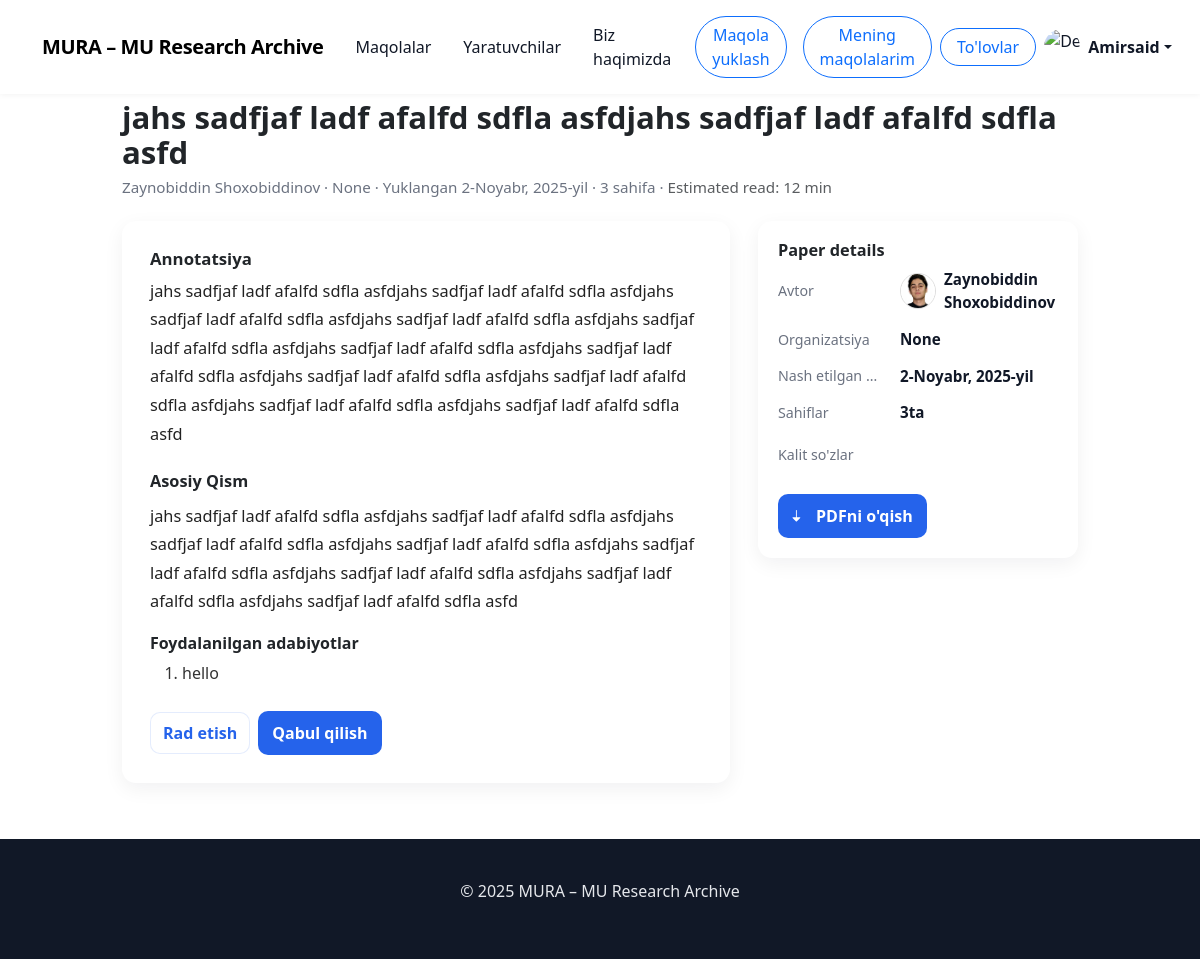
The page /admin-detail/8 (signed in) on the database its author committed.
### main/models.py (models this page shows, shortened)
class CustomUser(AbstractUser):
    avatar = models.ImageField(upload_to='avatars/', null=True, blank=True)
    status = models.IntegerField(default=0)

class Paper(models.Model):
    STATUS_CHOICES = [
        (1, 'draft'),
        (2, 'on_process'),
        (3, 'declined'),
        (4, 'accepted'),
        (5, 'payment_process'),
        (6, 'blocked')
    ]
    owner = models.ForeignKey(CustomUser, on_delete=models.CASCADE)
    category = models.ForeignKey('Category', on_delete=models.SET_NULL, null=True)
    title = models.CharField(
        max_length=100,
        validators=[MinLengthValidator(1)],
        help_text="Sarlavha 1–100 belgidan iborat bo‘lishi kerak."
    )
    abstract = models.TextField(
        max_length=2000,
        validators=[MinLengthValidator(100)],
        help_text="Umumiy fikr 100–2000 belgidan iborat bo‘lishi kerak."
    )
    intro = models.TextField(
        max_length=2000,
        validators=[MinLengthValidator(100)],
        help_text="Kirish qismi 100-2000 ta belgidan iborat bo‘lishi kerak."
    )
    file = models.FileField(upload_to='pdfs/')
    status = models.IntegerField(
        choices=STATUS_CHOICES,
        default=1,
        help_text="Maqolaning joriy holatini tanlang."
    )
    published_at = models.DateField(auto_now=True)
    keywords = models.CharField(
        max_length=100,
        validators=[MinLengthValidator(10)],
        help_text="Kalit so‘zlar 10–300 belgidan iborat bo‘lishi kerak."
    )
    pages = models.IntegerField(
        null=True,
        blank=True,
    )
    organization = models.CharField(
        max_length=120,
        validators=[MinLengthValidator(1)],
        null=True,
        blank=True,
        help_text="Tashkilot nomi 1–120 belgidan iborat bo‘lishi kerak."
    )
    paid_at = models.DateTimeField(null=True, blank=True)
    reject_count = models.IntegerField(default=0)
    citations = models.TextField(null=True,
                                 blank=True,
                                 max_length=2000,
                                 validators=[MinLengthValidator(100)],
                                 help_text="Foydalanilgan adabiyotlar 100–2000 belgidan iborat bo`lsin."
                                 )
    certificate = models.FileField(null=True, blank=True)

### main/views.py (the view)
# urls.py: path('admin-detail/<int:id>', admin_paper_detail, name='admin_paper_detail'),
@login_required(redirect_field_name='login')
def admin_paper_detail(request, id):
    context = {}
    if request.user.is_superuser:
        paper = models.Paper.objects.get(id=id)
        context = {
            'paper': paper
        }
    else:
        return redirect('main')
    return render(request, 'detail-admin.html', context)

### templates/detail-admin.html (shortened to what this page needs)
{% extends "base.html" %}
{% load static %}
{% block style %}
    <link rel="stylesheet" href="{% static 'main/css/detail.css' %}">
    <link href="https://cdn.jsdelivr.net/npm/bootstrap@5.3.3/dist/css/bootstrap.min.css" rel="stylesheet"/>
{% endblock %}
{% block content %}
    <main class="container">
        <header class="paper-header">
            <h1 class="paper-title">{{ paper.title }}</h1>
            <p class="paper-meta">{{ paper.owner.first_name }} {{ paper.owner.last_name }} · {{ paper.organization }} ·
                Yuklangan {{ paper.published_at }} · {{ paper.pages }} sahifa · <span class="text-muted">Estimated read: 12 min</span>
            </p>
        </header>
        <section class="paper-body">
            <article class="content-card" role="article" aria-labelledby="paper-title">
                <div class="mb-3">
                    <h3 class="mb-2" style="font-size:1.05rem; font-weight:700;">Annotatsiya</h3>
                    <p class="paper-content" style="margin-top:6px;">
                        {{ paper.abstract }}
                    </p>
                </div>
                <div class="mt-4">
                    <h3 style="font-size:1.02rem; font-weight:700; margin-bottom:10px;">Asosiy Qism</h3>
                    <p class="paper-content">
                        {{ paper.intro }}
                    </p>
                    <h4 style="font-size:1rem; font-weight:700; margin-top:18px;">Foydalanilgan adabiyotlar</h4>
                    <ol style="line-height:1.6; margin-top:8px; color:#333">
                        <li>{{ paper.citations }}</li>
                    </ol>
                </div>
                <div class="d-flex flex-wrap gap-2 align-items-center mt-4">
                    <button class="small-btn" data-bs-toggle="modal" data-bs-target="#rejectModal">
                        Rad etish
                    </button>
                    <button class="download-btn" data-bs-toggle="modal" data-bs-target="#acceptModal">
                        Qabul qilish
                    </button>
                </div>
            </article>
            <aside class="meta-card" aria-labelledby="meta-heading">
                <h3 id="meta-heading" style="font-size:1.02rem; font-weight:700; margin-bottom:8px;">Paper details</h3>
                <div class="meta-grid" role="list">
                    <div class="meta-label">Avtor</div>
                    <div class="meta-value" style="display:flex; align-items:center; gap:8px;">
                        {% if paper.owner.avatar %}
                            <img src="{{ paper.owner.avatar.url }}"
                                 alt="{{ paper.owner.first_name }} {{ paper.owner.last_name }}"
                                 style="width:36px; height:36px; border-radius:50%; object-fit:cover; border:1px solid #ddd;">
                        {% endif %}
                        <span>{{ paper.owner.first_name }} {{ paper.owner.last_name }}</span>
                    </div>
                    <div class="meta-label">Organizatsiya</div>
                    <div class="meta-value">{{ paper.organization }}</div>
                    <div class="meta-label">Nash etilgan sana</div>
                    <div class="meta-value">{{ paper.published_at }}</div>
                    <div class="meta-label">Sahiflar</div>
                    <div class="meta-value">{{ paper.pages }}ta</div>
                    <div class="meta-tags">
                        <div class="meta-label"
                             style="min-width:0; color:var(--muted); font-size:0.89rem; padding-right:0;">Kalit so'zlar
                        </div>
                    </div>
                    <div class="meta-actions">
                        <a class="download-btn" href="{{ paper.file.url }}" target="_blank"
                           aria-label="Download paper PDF (sidebar)">
                            <svg xmlns="http://www.w3.org/2000/svg" width="14" height="14" fill="currentColor"
                                 viewBox="0 0 16 16" aria-hidden="true">
                                <path d="M.5 9.9a.5.5 0 0 1 .5-.5h3.5V1.5a.5.5 0 0 1 1 0v7.9h3.5a.5.5 0 0 1 .35.85l-4 4a.5.5 0 0 1-.7 0l-4-4A.5.5 0 0 1 .5 9.9z"/>
                            </svg>
                            PDFni o'qish
                        </a>
                    </div>
                </div>
            </aside>
        </section>
    </main>
{% endblock %}

### templates/base.html (shortened to what this page needs)
{% load static %}
<!DOCTYPE html>
<html lang="en">
<head>
    <link href="https://cdn.jsdelivr.net/npm/bootstrap@5.3.3/dist/css/bootstrap.min.css" rel="stylesheet"/>
    <link
            rel="stylesheet"
            href="https://cdn.jsdelivr.net/npm/bootstrap-icons@1.11.3/font/bootstrap-icons.css"
    />
    {% block style %}{% endblock %}
</head>
<body style="height: fit-content;">
<nav class="navbar navbar-expand-lg fixed-top">
    <div class="container">
        <a class="navbar-brand" href="{% url 'main' %}">MURA – MU Research Archive</a>
        <div class="collapse navbar-collapse" id="navmenu">
            <ul class="navbar-nav ms-auto align-items-lg-center">
                <li class="nav-item"><a href="{% url 'all_papers' %}" class="nav-link px-3">Maqolalar</a></li>
                <li class="nav-item"><a href="{% url 'creators' %}" class="nav-link px-3">Yaratuvchilar</a></li>
                <li class="nav-item"><a href="{% url 'about' %}" class="nav-link px-3">Biz haqimizda</a></li>
                {% if user.is_authenticated %}
                    <li class="nav-item"><a href="{% url 'upload_paper' %}"
                                            class="m-lg-2 mb-2 px-3 btn btn-outline-primary rounded-pill">Maqola
                        yuklash</a></li>
                    <li class="nav-item"><a href="{% url 'my_papers' %}"
                                            class="px-3 m-lg-2 mb-2  btn btn-outline-primary rounded-pill">Mening
                        maqolalarim</a>
                    </li>
                    {% if user.is_superuser and user.status == 1 %}
                        <li class="nav-item"><a href="{% url 'payments' %}"
                                                class="px-3 btn btn-outline-primary rounded-pill">To'lovlar</a>
                        </li>
                    {% endif %}
                    <li class="nav-item dropdown">
                        <a class="nav-link dropdown-toggle d-flex align-items-center" href="#" id="profileDropdown"
                           role="button" data-bs-toggle="dropdown" aria-expanded="false">
                            {% if user.avatar %}
                                <img src="{{ user.avatar.url }}" alt="Avatar" class="rounded-circle" width="36"
                                     height="36" style="object-fit: cover;">
                            {% else %}
                                <img src="https://cdn-icons-png.flaticon.com/512/847/847969.png" alt="Default Avatar"
                                     class="rounded-circle" width="36" height="36" style="object-fit: cover;">
                            {% endif %}
                            <span class="ms-2 fw-semibold">{{ user.first_name }}</span>
                        </a>
                    </li>
                {% else %}
                    <li class="nav-item"><a href="{% url 'login' %}"
                                            class="btn btn-primary btn-sm ms-lg-3 p-2 m-1 text-white">Kirish</a></li>
                    <li class="nav-item"><a href="{% url 'register' %}"
                                            class="btn btn-primary btn-sm ms-lg-3 p-2 m-1 text-white">Ro'yxatdan
                        o'tish</a></li>
                {% endif %}
            </ul>
        </div>
    </div>
</nav>
{% block content %}
{% endblock %}
<footer>
    <div class="container">
        <p>© 2025 MURA – MU Research Archive</p>
    </div>
</footer>
</body>
</html>

### main/static/main/css/detail.css (style rules this page uses)
:root { --bg: #f9fafb; --text: #111827; --muted: #6b7280; --accent: #2563eb; --card-shadow: 0 6px 20px rgba(17, 24, 39, 0.06); --radius: 14px; --max-width: 980px; --label-width: 110px; }
html, body { height: 100%; background: var(--bg); color: var(--text); font-family: 'Inter', system-ui, -apple-system, "Segoe UI", Roboto, "Helvetica Neue", Arial; -webkit-font-smoothing: antialiased; -moz-osx-font-smoothing: grayscale; }
body { padding-top: 72px; }
nav.navbar { background: #fff; box-shadow: 0 1px 6px rgba(2, 6, 23, 0.05); }
.navbar-brand { color: var(--accent); font-weight: 700; letter-spacing: -0.4px; }
.nav-link { color: #111827 !important; font-weight: 500; }
main.container { max-width: var(--max-width); margin-top: 28px; margin-bottom: 56px; }
.paper-header { text-align: left; margin-bottom: 22px; }
.paper-title { font-size: clamp(1.5rem, 2.6vw, 2.1rem); font-weight: 700; line-height: 1.12; margin-bottom: 6px; }
.paper-meta { color: var(--muted); font-size: 0.95rem; }
.paper-body { display: block; }
@media (min-width: 992px) { .paper-body { display: grid; grid-template-columns: 1fr 320px; gap: 28px; align-items: start; } }
.content-card { background: #fff; border-radius: var(--radius); box-shadow: var(--card-shadow); padding: 28px; }
.paper-content { color: #222; line-height: 1.75; font-size: 1.02rem; }
.meta-card { position: relative; background: #fff; border-radius: var(--radius); box-shadow: var(--card-shadow); padding: 20px; height: fit-content; }
.meta-grid { display: grid; grid-template-columns: var(--label-width) 1fr; gap: 10px 12px; align-items: start; row-gap: 14px; width: 100%; }
.meta-label { color: var(--muted); font-size: 0.89rem; text-align: left; align-self: center; padding-right: 6px; white-space: nowrap; overflow: hidden; text-overflow: ellipsis; }
.meta-value { font-weight: 600; color: #111827; font-size: 0.95rem; word-break: break-word; text-align: left; }
.meta-tags { margin-top: 6px; grid-column: 1 / -1; display: flex; gap: 8px; flex-wrap: wrap; align-items: center; }
.meta-actions { grid-column: 1 / -1; margin-top: 14px; display: flex; gap: 10px; flex-wrap: wrap; align-items: center; }
.download-btn { display: inline-flex; align-items: center; gap: 10px; background: var(--accent); color: #fff; border: none; padding: 10px 14px; border-radius: 10px; font-weight: 600; text-decoration: none; }
.small-btn { display: inline-flex; align-items: center; gap: 8px; padding: 8px 12px; border-radius: 10px; border: 1px solid rgba(37, 99, 235, 0.12); background: #fff; color: var(--accent); font-weight: 600; text-decoration: none; }
@media (min-width: 992px) { .meta-card { position: sticky; top: 92px; } }
footer { text-align: center; padding: 40px 0; color: #e5e7eb; background: #111827; margin-top: 40px; }

### rows shown on the page
CustomUser: first_name "Amirsaid"
Paper: title "jahs sadfjaf ladf afalfd sdfla asfdjahs sadfjaf ladf afalfd sdfla asfd", owner.first_name "Zaynobiddin", owner.last_name "Shoxobiddinov", organization "None", published_at "2-Noyabr, 2025-yil", pages "3", abstract "jahs sadfjaf ladf afalfd sdfla asfdjahs sadfjaf ladf afalfd sdfla asfdjahs sadfjaf ladf afalfd sdfla asfdjahs sadfjaf ladf afalfd sdfla asfdjahs sadfjaf ladf afalfd sdfla asfdjahs sadfjaf ladf afalfd sdfla asfdjahs sadfjaf ladf afalfd sdfla asfdjahs sadfjaf ladf afalfd sdfla asfdjahs sadfjaf ladf afalfd sdfla asfdjahs sadfjaf ladf afalfd sdfla asfdjahs sadfjaf ladf afalfd sdfla asfd", intro "jahs sadfjaf ladf afalfd sdfla asfdjahs sadfjaf ladf afalfd sdfla asfdjahs sadfjaf ladf afalfd sdfla asfdjahs sadfjaf ladf afalfd sdfla asfdjahs sadfjaf ladf afalfd sdfla asfdjahs sadfjaf ladf afalfd sdfla asfdjahs sadfjaf ladf afalfd sdfla asfdjahs sadfjaf ladf afalfd sdfla asfd", citations "hello", owner.avatar (picture)
